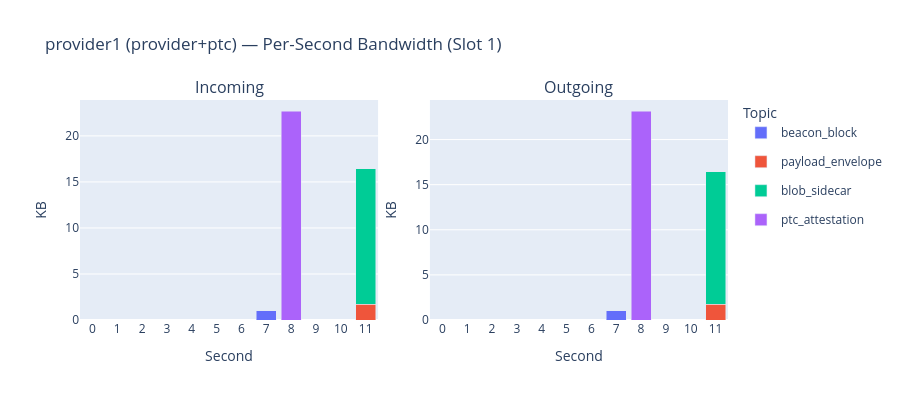

Here is the notebook cell this chart was saved with:
### Code cell
plot_per_second("provider1")

### Figure 1 — Plotly figure (JSON) as saved in the notebook; plotly's stock layout.template omitted (floating-point values rounded to 4 significant figures)
{"data": [{"legendgroup": "beacon_block", "marker": {"color": "#636EFA"}, "name": "beacon_block", "showlegend": true, "type": "bar", "x": [0, 1, 2, 3, 4, 5, 6, 7, 8, 9, 10, 11], "xaxis": "x", "y": [0.0, 0.0, 0.0, 0.0, 0.0, 0.0, 0.0, 1.07, 0.0, 0.0, 0.0, 0.0], "yaxis": "y"}, {"legendgroup": "payload_envelope", "marker": {"color": "#EF553B"}, "name": "payload_envelope", "showlegend": true, "type": "bar", "x": [0, 1, 2, 3, 4, 5, 6, 7, 8, 9, 10, 11], "xaxis": "x", "y": [0.0, 0.0, 0.0, 0.0, 0.0, 0.0, 0.0, 0.0, 0.0, 0.0, 0.0, 1.726], "yaxis": "y"}, {"legendgroup": "blob_sidecar", "marker": {"color": "#00CC96"}, "name": "blob_sidecar", "showlegend": true, "type": "bar", "x": [0, 1, 2, 3, 4, 5, 6, 7, 8, 9, 10, 11], "xaxis": "x", "y": [0.0, 0.0, 0.0, 0.0, 0.0, 0.0, 0.0, 0.0, 0.0, 0.0, 0.0, 14.73], "yaxis": "y"}, {"legendgroup": "ptc_attestation", "marker": {"color": "#AB63FA"}, "name": "ptc_attestation", "showlegend": true, "type": "bar", "x": [0, 1, 2, 3, 4, 5, 6, 7, 8, 9, 10, 11], "xaxis": "x", "y": [0.0, 0.0, 0.0, 0.0, 0.0, 0.0, 0.0, 0.0, 22.7, 0.0, 0.0, 0.0], "yaxis": "y"}, {"legendgroup": "beacon_block", "marker": {"color": "#636EFA"}, "name": "beacon_block", "showlegend": false, "type": "bar", "x": [0, 1, 2, 3, 4, 5, 6, 7, 8, 9, 10, 11], "xaxis": "x2", "y": [0.0, 0.0, 0.0, 0.0, 0.0, 0.0, 0.0, 1.07, 0.0, 0.0, 0.0, 0.0], "yaxis": "y2"}, {"legendgroup": "payload_envelope", "marker": {"color": "#EF553B"}, "name": "payload_envelope", "showlegend": false, "type": "bar", "x": [0, 1, 2, 3, 4, 5, 6, 7, 8, 9, 10, 11], "xaxis": "x2", "y": [0.0, 0.0, 0.0, 0.0, 0.0, 0.0, 0.0, 0.0, 0.0, 0.0, 0.0, 1.726], "yaxis": "y2"}, {"legendgroup": "blob_sidecar", "marker": {"color": "#00CC96"}, "name": "blob_sidecar", "showlegend": false, "type": "bar", "x": [0, 1, 2, 3, 4, 5, 6, 7, 8, 9, 10, 11], "xaxis": "x2", "y": [0.0, 0.0, 0.0, 0.0, 0.0, 0.0, 0.0, 0.0, 0.0, 0.0, 0.0, 14.73], "yaxis": "y2"}, {"legendgroup": "ptc_attestation", "marker": {"color": "#AB63FA"}, "name": "ptc_attestation", "showlegend": false, "type": "bar", "x": [0, 1, 2, 3, 4, 5, 6, 7, 8, 9, 10, 11], "xaxis": "x2", "y": [0.0, 0.0, 0.0, 0.0, 0.0, 0.0, 0.0, 0.0, 23.16, 0.0, 0.0, 0.0], "yaxis": "y2"}], "layout": {"annotations": [{"font": {"size": 16}, "showarrow": false, "text": "Incoming", "x": 0.23, "xanchor": "center", "xref": "paper", "y": 1, "yanchor": "bottom", "yref": "paper"}, {"font": {"size": 16}, "showarrow": false, "text": "Outgoing", "x": 0.77, "xanchor": "center", "xref": "paper", "y": 1, "yanchor": "bottom", "yref": "paper"}], "barmode": "stack", "height": 400, "legend": {"title": {"text": "Topic"}}, "title": {"text": "provider1 (provider+ptc) — Per-Second Bandwidth (Slot 1)"}, "xaxis": {"anchor": "y", "domain": [0, 0.46], "dtick": 1, "title": {"text": "Second"}}, "xaxis2": {"anchor": "y2", "domain": [0.54, 1], "dtick": 1, "title": {"text": "Second"}}, "yaxis": {"anchor": "x", "domain": [0, 1], "title": {"text": "KB"}}, "yaxis2": {"anchor": "x2", "domain": [0, 1], "title": {"text": "KB"}}}}
